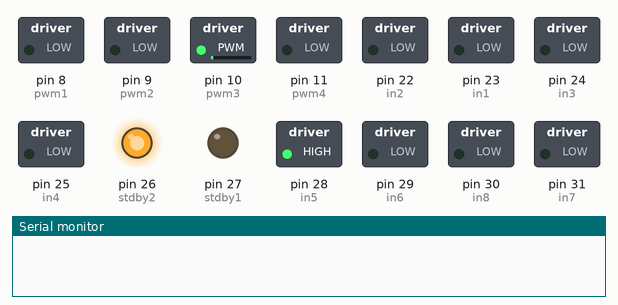
Recording of a sketch running on a simulated Arduino Mega 2560, built with avr-gcc and run on an emulated ATmega2560. Parts: switched loads named in the sketch (green lamp = pin HIGH), output pins drawn as LEDs (lit = HIGH), the last lines printed to the serial monitor.

Above: at 0.15 s.
At 3.15 s:
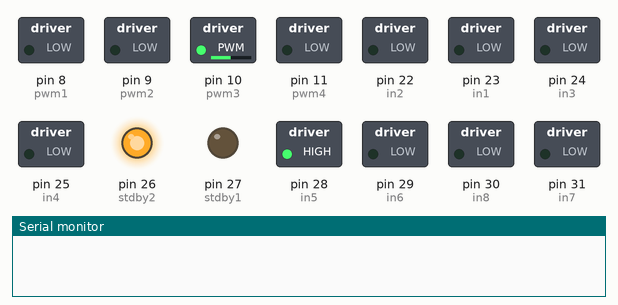
At 6.4 s:
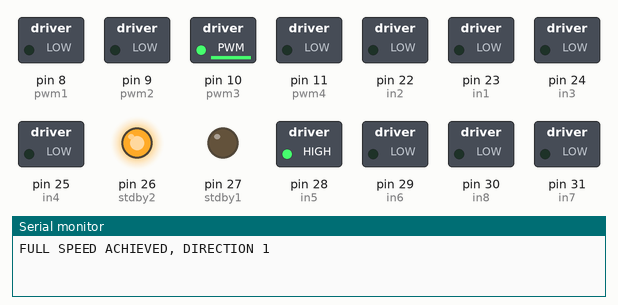
At 13.33 s:
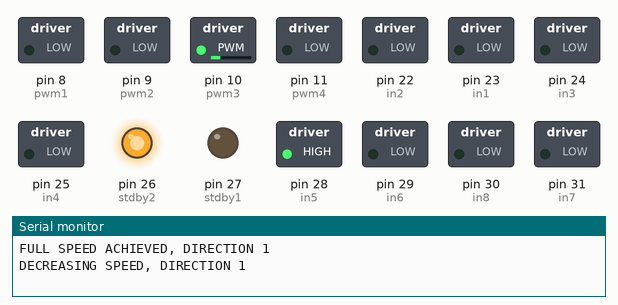
At 21.68 s:
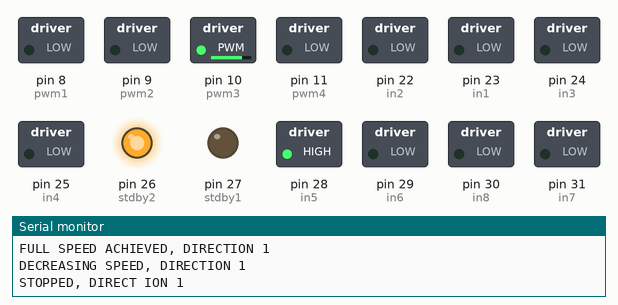
At 31.5 s:
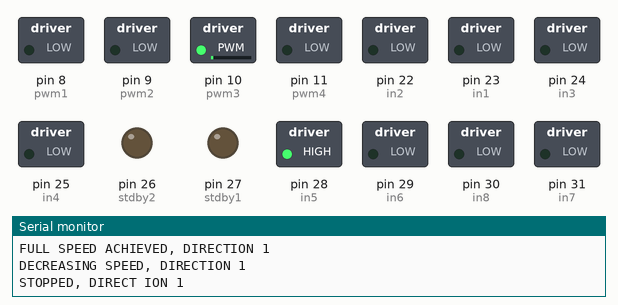
Timing chart, 0 to 33.0 s (numbered marks = the images above):
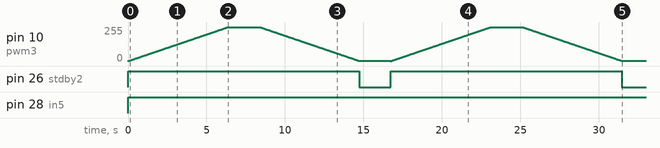

The sketch:

motorTest.ino
```cpp
// Sketch to test Motor Pins
int in1 = 23; //right front, IN1==HIGH is FORWARD
int in2 = 22; //right front

int in3 = 24; //right back, IN3==HIGH is FORWARD
int in4 = 25; //right back

int stdby1 = 27; //for both right motors

int in5 = 28; //left back, IN5==HIGH is FORWARD
int in6 = 29; //left back

int in7 = 31; //left front, IN7==HIGH is FORWARD
int in8 = 30; //left front
int stdby2 = 26; // left motors

int pwm1   = 8;
int pwm2   = 9;
int pwm3   = 10;
int pwm4   = 11;


void setup() {
  Serial.begin(9600);
  pinMode(in1, OUTPUT);
  pinMode(in2, OUTPUT);
  pinMode(pwm1, OUTPUT);
  pinMode(stdby1, OUTPUT);
  pinMode(in3, OUTPUT);
  pinMode(in4, OUTPUT);
  pinMode(pwm2, OUTPUT);

  pinMode(in5, OUTPUT);
  pinMode(in6, OUTPUT);
  pinMode(pwm3, OUTPUT);
  pinMode(stdby2, OUTPUT);
  pinMode(in7, OUTPUT);
  pinMode(in8, OUTPUT);
  pinMode(pwm4, OUTPUT);
}

void loop() {
  digitalWrite(in5, HIGH);
  digitalWrite(in6, LOW);
  digitalWrite(stdby2, HIGH);

  for(int a=0; a<255; a++){
    analogWrite(pwm3, a);
    delay(25);
  }
  Serial.println("FULL SPEED ACHIEVED, DIRECTION 1");
  delay(2000);
  Serial.println("DECREASING SPEED, DIRECTION 1");
  for(int a=255; a>1; a--){
    analogWrite(pwm3, a);
    delay(25);
  }
  Serial.println("STOPPED, DIRECT ION 1");
  digitalWrite(stdby2, LOW);
  delay(2000);

  digitalWrite(stdby2, HIGH);

  for(int a=0; a<255; a++){
    analogWrite(pwm3, a);
    delay(25);
  }
  Serial.println("FULL SPEED ACHIEVED, DIRECTION 1");
  delay(2000);
  Serial.println("DECREASING SPEED, DIRECTION 1");
  for(int a=255; a>1; a--){
    analogWrite(pwm3, a);
    delay(25);
  }
  Serial.println("STOPPED, DIRECT ION 1");
  digitalWrite(stdby2, LOW);
  delay(10000);
}
```

Measured:
- by itself, pin 26 (stdby2): alternates HIGH for 14.7 s and LOW for 2.0 s
- by itself, pin 28 (in5): LOW → HIGH at 0.00 s
